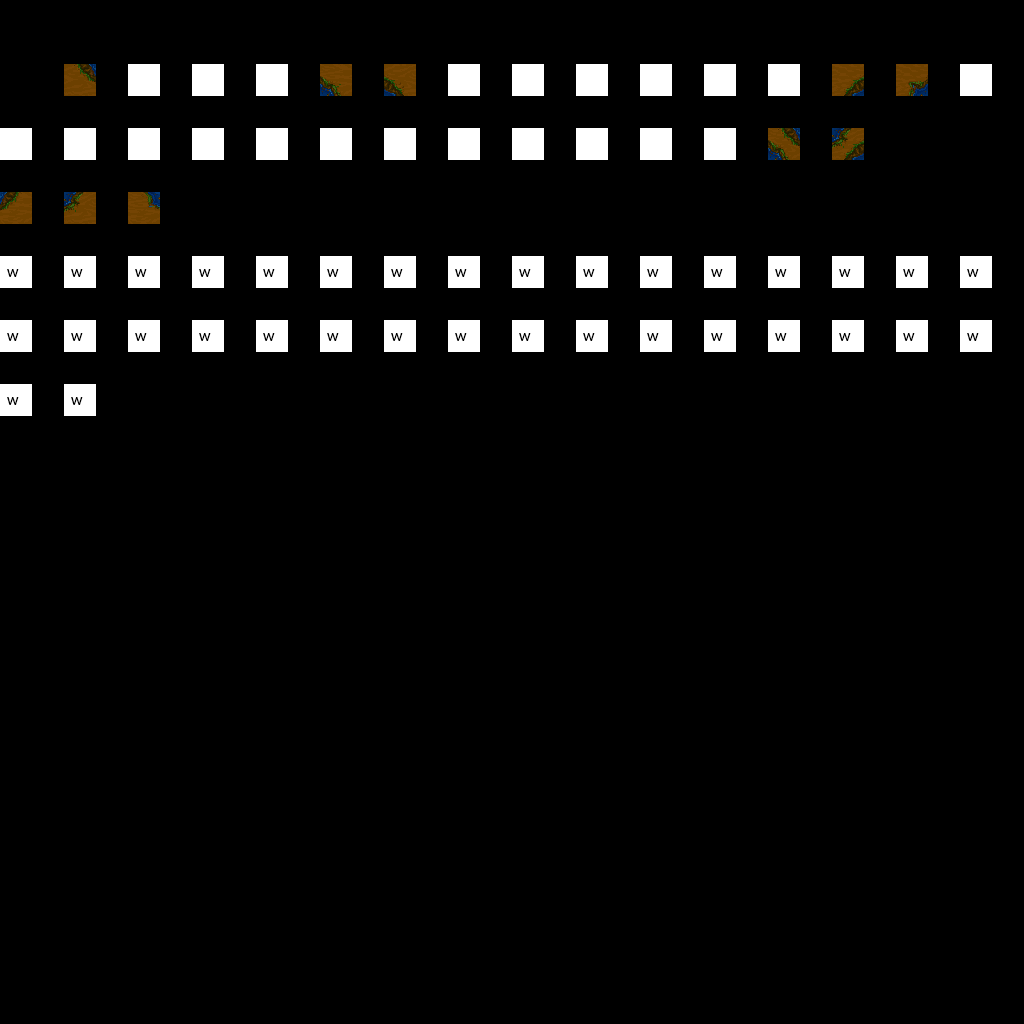

This is a level from a 2D game, rendered from its Tiled map with the project's own tilesets. A one-line summary and the map file follow, with tile-layer data summarised:
An orthogonal 32x32 tile map with 32x32 px tiles, 2 tile layers (input_Tiles, output_Collisions), 1 hidden layer not drawn.

<map version="1.0" orientation="orthogonal" renderorder="right-down" width="32" height="32" tilewidth="32" tileheight="32">
 <tileset firstgid="1" source="summertileset.tsx" />
 <layer name="regions" width="32" height="32" visible="0">
  <data>[1024 cells, 66 non-empty, 66 distinct tile ids]</data>
 </layer>
 <layer name="input_Tiles" width="32" height="32">
  <data>[1024 cells, 66 non-empty, 66 distinct tile ids]</data>
 </layer>
 <layer name="output_Collisions" width="32" height="32">
  <data>[1024 cells, 56 non-empty, 2 distinct tile ids]</data>
 </layer>
</map>